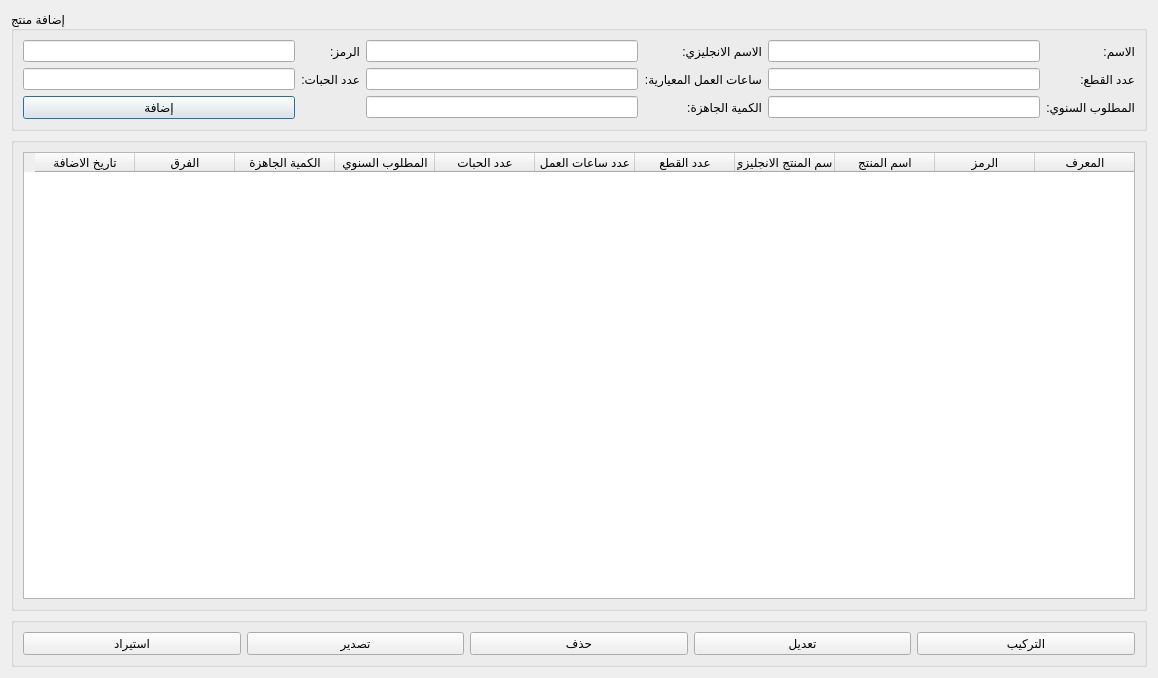
<?xml version="1.0" encoding="UTF-8"?>
<ui version="4.0">
 <class>Ui_Products</class>
 <widget class="QDialog" name="Ui_Products">
  <property name="geometry">
   <rect>
    <x>0</x>
    <y>0</y>
    <width>1158</width>
    <height>678</height>
   </rect>
  </property>
  <property name="windowTitle">
   <string>Products [deprecated]</string>
  </property>
  <property name="windowIcon">
   <iconset>
    <normaloff>graphics/icon.xpm</normaloff>graphics/icon.xpm</iconset>
  </property>
  <property name="layoutDirection">
   <enum>Qt::RightToLeft</enum>
  </property>
  <layout class="QVBoxLayout" name="verticalLayout_2">
   <item>
    <widget class="QGroupBox" name="groupBox">
     <property name="minimumSize">
      <size>
       <width>0</width>
       <height>120</height>
      </size>
     </property>
     <property name="maximumSize">
      <size>
       <width>1677215</width>
       <height>16777215</height>
      </size>
     </property>
     <property name="layoutDirection">
      <enum>Qt::LeftToRight</enum>
     </property>
     <property name="title">
      <string>إضافة منتج</string>
     </property>
     <layout class="QGridLayout" name="gridLayout">
      <item row="1" column="5">
       <widget class="QLabel" name="label_3">
        <property name="text">
         <string>عدد القطع:</string>
        </property>
       </widget>
      </item>
      <item row="2" column="3">
       <widget class="QLabel" name="label_7">
        <property name="text">
         <string>الكمية الجاهزة:</string>
        </property>
       </widget>
      </item>
      <item row="0" column="2">
       <widget class="QLineEdit" name="name_en_input"/>
      </item>
      <item row="0" column="3">
       <widget class="QLabel" name="label_2">
        <property name="text">
         <string>الاسم الانجليزي:</string>
        </property>
       </widget>
      </item>
      <item row="2" column="2">
       <widget class="QLineEdit" name="ready_input"/>
      </item>
      <item row="2" column="5">
       <widget class="QLabel" name="label_6">
        <property name="text">
         <string>المطلوب السنوي:</string>
        </property>
       </widget>
      </item>
      <item row="0" column="0">
       <widget class="QLineEdit" name="code_input"/>
      </item>
      <item row="1" column="1">
       <widget class="QLabel" name="label_8">
        <property name="text">
         <string>عدد الحبات:</string>
        </property>
       </widget>
      </item>
      <item row="0" column="4">
       <widget class="QLineEdit" name="name_input"/>
      </item>
      <item row="0" column="1">
       <widget class="QLabel" name="label_5">
        <property name="text">
         <string>الرمز:</string>
        </property>
       </widget>
      </item>
      <item row="1" column="3">
       <widget class="QLabel" name="label_4">
        <property name="text">
         <string>ساعات العمل المعيارية:</string>
        </property>
       </widget>
      </item>
      <item row="1" column="4">
       <widget class="QLineEdit" name="quantity_input"/>
      </item>
      <item row="1" column="2">
       <widget class="QLineEdit" name="workhours_input"/>
      </item>
      <item row="2" column="4">
       <widget class="QLineEdit" name="year_require_input"/>
      </item>
      <item row="2" column="0">
       <widget class="QPushButton" name="save_btn">
        <property name="text">
         <string>إضافة</string>
        </property>
       </widget>
      </item>
      <item row="0" column="5">
       <widget class="QLabel" name="label">
        <property name="text">
         <string>الاسم:</string>
        </property>
       </widget>
      </item>
      <item row="1" column="0">
       <widget class="QLineEdit" name="pills_input"/>
      </item>
     </layout>
    </widget>
   </item>
   <item>
    <widget class="QGroupBox" name="groupBox_2">
     <property name="title">
      <string/>
     </property>
     <layout class="QVBoxLayout" name="verticalLayout">
      <item>
       <widget class="QTableWidget" name="products_table">
        <property name="maximumSize">
         <size>
          <width>16777215</width>
          <height>16777215</height>
         </size>
        </property>
        <column>
         <property name="text">
          <string>المعرف</string>
         </property>
        </column>
        <column>
         <property name="text">
          <string>الرمز</string>
         </property>
        </column>
        <column>
         <property name="text">
          <string>اسم المنتج</string>
         </property>
        </column>
        <column>
         <property name="text">
          <string>اسم المنتج الانجليزي</string>
         </property>
        </column>
        <column>
         <property name="text">
          <string>عدد القطع</string>
         </property>
        </column>
        <column>
         <property name="text">
          <string>عدد ساعات العمل</string>
         </property>
        </column>
        <column>
         <property name="text">
          <string>عدد الحبات</string>
         </property>
        </column>
        <column>
         <property name="text">
          <string>المطلوب السنوي</string>
         </property>
        </column>
        <column>
         <property name="text">
          <string>الكمية الجاهزة</string>
         </property>
        </column>
        <column>
         <property name="text">
          <string>الفرق</string>
         </property>
        </column>
        <column>
         <property name="text">
          <string>تاريخ الاضافة</string>
         </property>
        </column>
       </widget>
      </item>
     </layout>
    </widget>
   </item>
   <item>
    <widget class="QGroupBox" name="groupBox_3">
     <property name="title">
      <string/>
     </property>
     <layout class="QHBoxLayout" name="horizontalLayout">
      <item>
       <widget class="QPushButton" name="composition_btn">
        <property name="text">
         <string>التركيب</string>
        </property>
       </widget>
      </item>
      <item>
       <widget class="QPushButton" name="edit_btn">
        <property name="text">
         <string>تعديل</string>
        </property>
       </widget>
      </item>
      <item>
       <widget class="QPushButton" name="delete_btn">
        <property name="text">
         <string>حذف</string>
        </property>
       </widget>
      </item>
      <item>
       <widget class="QPushButton" name="export_btn">
        <property name="text">
         <string>تصدير</string>
        </property>
       </widget>
      </item>
      <item>
       <widget class="QPushButton" name="import_btn">
        <property name="text">
         <string>استيراد</string>
        </property>
       </widget>
      </item>
     </layout>
    </widget>
   </item>
  </layout>
 </widget>
 <resources/>
 <connections/>
</ui>
